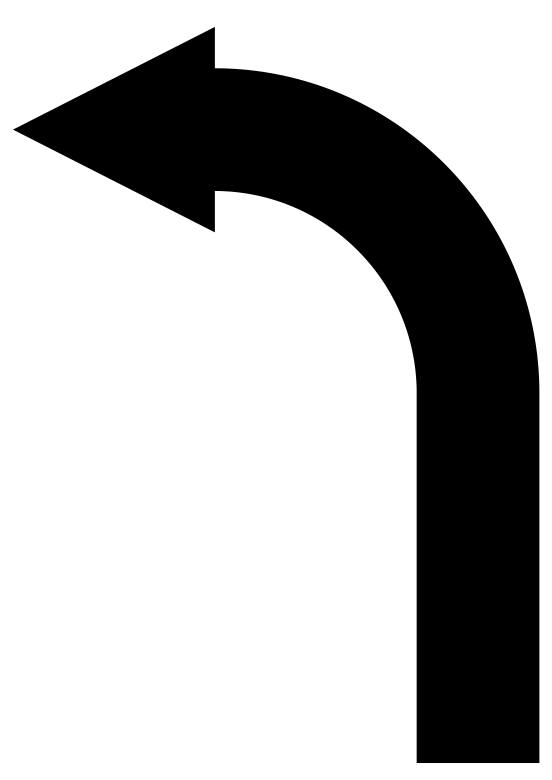
#> input picture rpi/assets/left.png, 1654 x 2339 px (shown at 1/3 size); its folder holds only this picture in this run
$ python -i utils.py   (imports and definitions only)
#> lines starting #> are read from the running program, lines starting #| are printed output that depends on the picture; after the words box and inside, x2 and y2 are one past the last pixel; in counts of white or black regions, pixels touching at a corner belong together
import cv2
import numpy as np
import imutils
import colours
from main import LOOKAHEAD_Y, FRAME_HEIGHT, FRAME_WIDTH

# LOOKAHEAD_Y = 150  # Y-coordinate to calculate steering target
# FRAME_HEIGHT = 240


# [18 lines left out: function img_warp, not called in this run]

def nothing(a):
    pass

# [50 lines left out: functions trackbar_init, trackbar_val, thresholding, not called in this run]

import numpy as np

# [308 lines left out: functions get_highest_lane_y, get_leftmost_lane_x, get_rightmost_lane_x, is_lane_horizontal, detect_arrow_direction, find_centroid and 8 more, not called in this run]

>>> import cv2
>>> picture = cv2.imread('assets/left.png')
#> picture is the input picture: shape (2339, 1654, 3); min 0, max 255, mean 185.7
>>> result = detect_arrow_direction(picture)
#> in detect_arrow_direction, `_, binary = cv2.threshold(gray, 60, 255, cv2.THRESH_BINARY_INV)`:
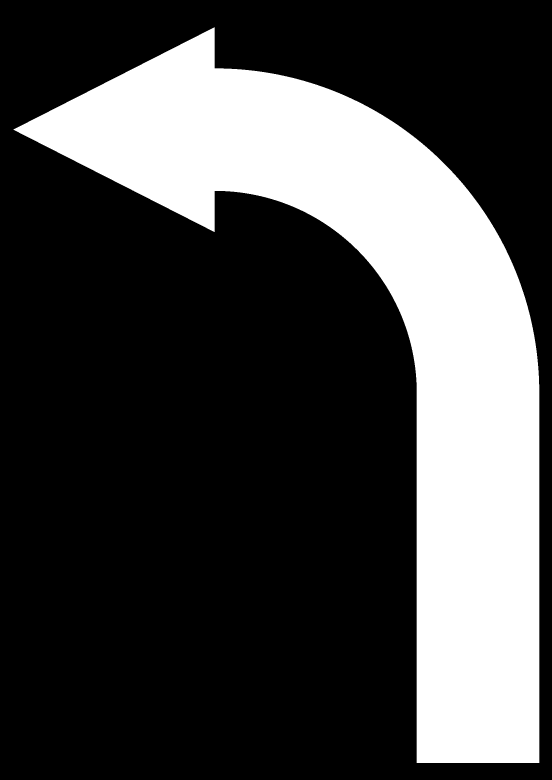
#> binary: shape (2339, 1654) (shown at 1/3 size); 27.2% white; 1 white region, box (x1, y1, x2, y2) and area: (40, 82, 1618, 2289) 1050584
#> in detect_arrow_direction, `region = binary[h//4:h//2, w//4:3*w//4]`:
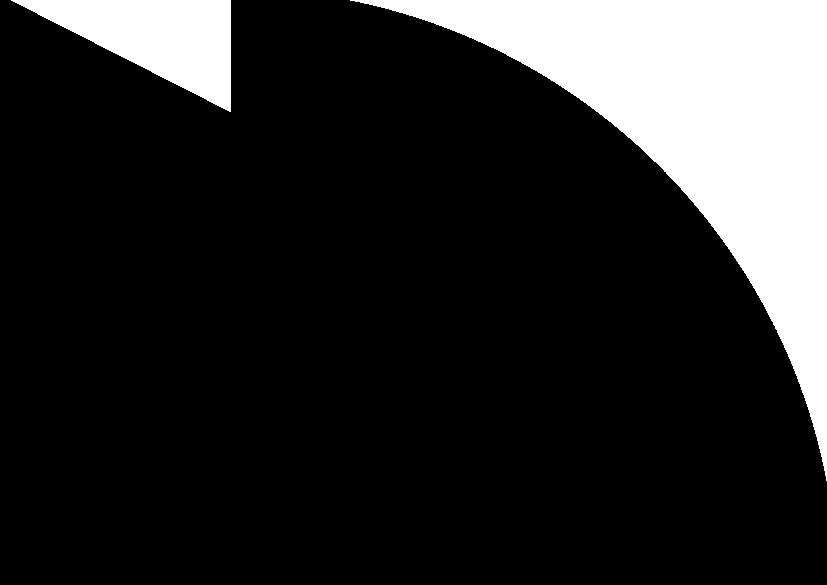
#> region: shape (585, 827); 16.5% white; 2 white regions, box (x1, y1, x2, y2) and area: (350, 0, 827, 481) 67628, (11, 0, 231, 112) 12427
#> in detect_arrow_direction, `left_half = region[:, :region.shape[1]//2]`:
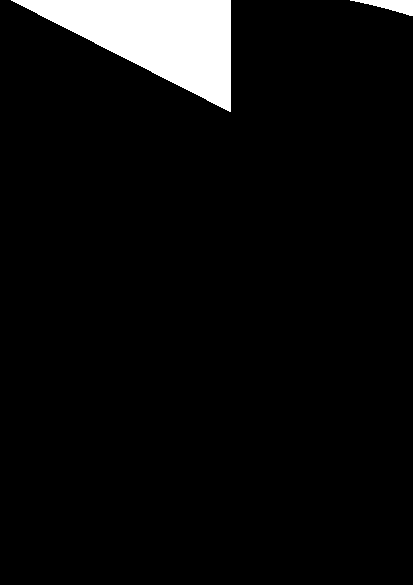
#> left_half: shape (585, 413); 5.4% white; 2 white regions, box (x1, y1, x2, y2) and area: (11, 0, 231, 112) 12427, (350, 0, 413, 16) 500
#> in detect_arrow_direction, `right_half = region[:, region.shape[1]//2:]`:
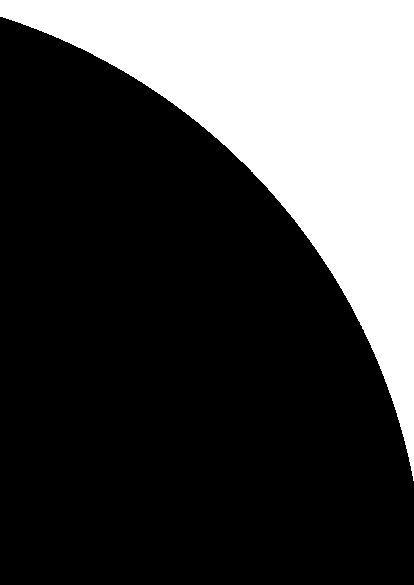
#> right_half: shape (585, 414); 27.7% white; 1 white region, box (x1, y1, x2, y2) and area: (0, 0, 414, 481) 67128
#> in detect_arrow_direction, `left_black = cv2.countNonZero(left_half)`: left_black = 12927
#> in detect_arrow_direction, `right_black = cv2.countNonZero(right_half)`: right_black = 67128
#> result = 'right'

$ run again, on rpi/assets/right.png
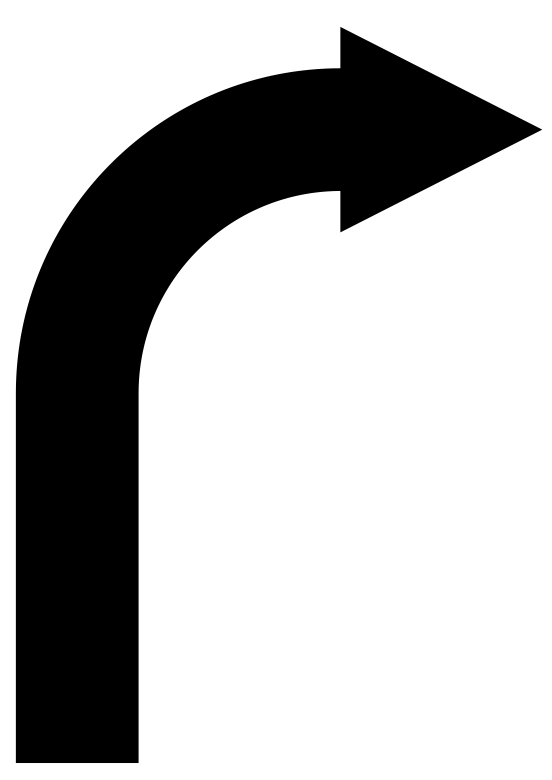
#> input picture rpi/assets/right.png, 1654 x 2339 px (shown at 1/3 size)
#> picture is the input picture: shape (2339, 1654, 3); min 0, max 255, mean 185.7
#> in detect_arrow_direction, `_, binary = cv2.threshold(gray, 60, 255, cv2.THRESH_BINARY_INV)`:
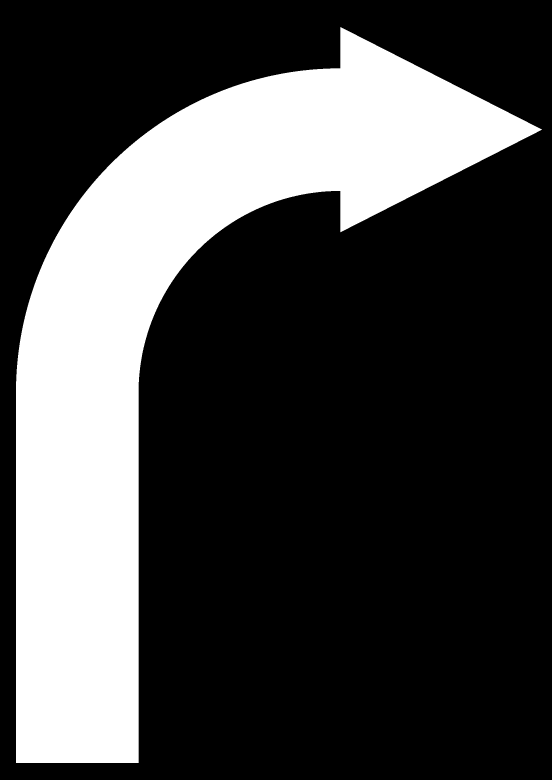
#> binary: shape (2339, 1654) (shown at 1/3 size); 27.2% white; 1 white region, box (x1, y1, x2, y2) and area: (48, 81, 1626, 2289) 1051231
#> region: shape (585, 827); 18% white; 2 white regions, box (x1, y1, x2, y2) and area: (0, 0, 490, 585) 74562, (608, 0, 827, 113) 12543
#> left_half: shape (585, 413); 30.5% white; 1 white region, box (x1, y1, x2, y2) and area: (0, 0, 413, 585) 73793
#> in detect_arrow_direction, `right_half = region[:, region.shape[1]//2:]`:
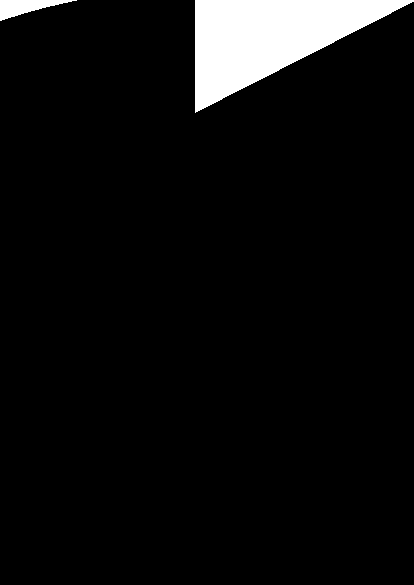
#> right_half: shape (585, 414); 5.5% white; 2 white regions, box (x1, y1, x2, y2) and area: (195, 0, 414, 113) 12543, (0, 0, 77, 21) 769
#> left_black = 73793
#> right_black = 13312
#> result = 'left'
